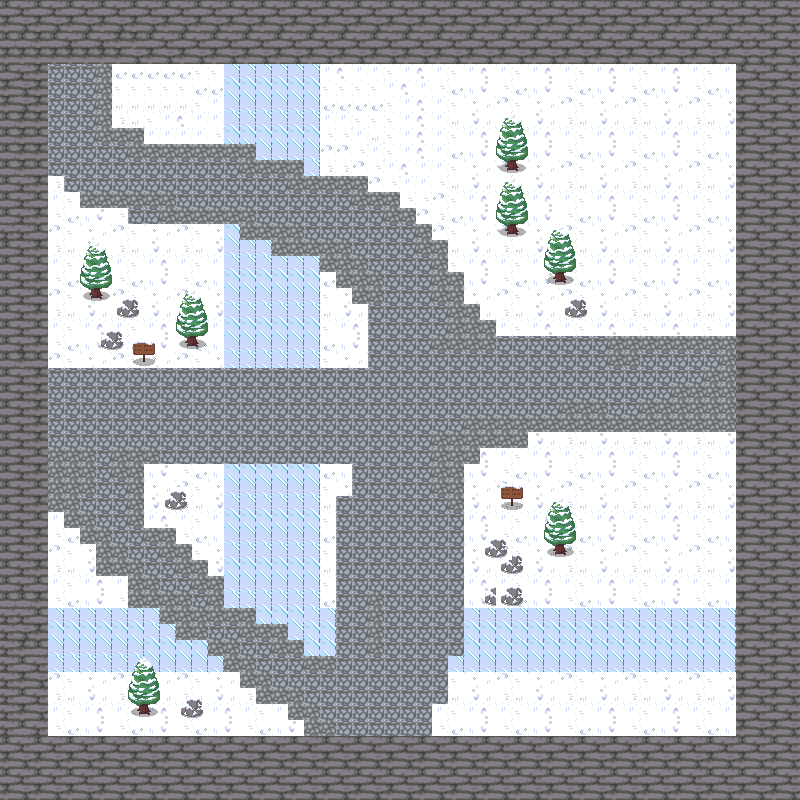

A 2D game scene composited from a Tiled map and its tileset images. What follows is a short description and the map's XML, with each tile layer's data collapsed to a summary:
An orthogonal 50x50 tile map with 16x16 px tiles, 5 tile layers (background, walls, water, path, ...) and 24 objects (20x collision, player).

<map version="1.9" tiledversion="1.9.1" orientation="orthogonal" renderorder="right-down" width="50" height="50" tilewidth="16" tileheight="16" infinite="0" nextlayerid="7" nextobjectid="32">
 <tileset firstgid="1" source="nature.tsx" />
 <layer id="1" name="background" width="50" height="50">
  <data>[2500 cells, 2500 non-empty, 16 distinct tile ids]</data>
 </layer>
 <layer id="2" name="walls" width="50" height="50">
  <data>[2500 cells, 694 non-empty, 4 distinct tile ids]</data>
 </layer>
 <layer id="3" name="water" width="50" height="50">
  <data>[2500 cells, 376 non-empty, 3 distinct tile ids]</data>
 </layer>
 <layer id="4" name="path" width="50" height="50">
  <data>[2500 cells, 690 non-empty, 3 distinct tile ids]</data>
 </layer>
 <objectgroup id="5" name="Objects">
  <object id="1" name="player" x="408.789" y="408.789">
   <point />
  </object>
  <object id="2" x="414.921" y="384.262">
   <point />
  </object>
  <object id="3" x="339.295" y="255.493">
   <point />
  </object>
  <object id="4" x="762.391" y="-81.7578">
   <point />
  </object>
  <object id="7" name="collision" x="6.13183" y="-12.2637" width="791.007" height="69.4941" />
  <object id="8" name="collision" x="-2.04394" y="-10.2197" width="42.9228" height="813.49" />
  <object id="9" name="collision" x="0" y="735.82" width="827.798" height="71.5381" />
  <object id="11" name="collision" x="739.908" y="-20.4394" width="57.2305" height="758.304" />
  <object id="14" name="collision" x="218" y="54" width="98" height="86" />
  <object id="17" name="collision" x="253" y="140" width="64" height="17" />
  <object id="18" name="collision" x="304" y="159" width="18" height="15" />
  <object id="19" name="collision" x="224" y="226" width="14" height="12" />
  <object id="20" name="collision" x="225" y="241" width="46" height="14" />
  <object id="21" name="collision" x="224" y="257" width="96" height="109" />
  <object id="22" name="collision" x="223" y="463" width="94" height="145" />
  <object id="23" name="collision" x="257" y="609" width="77" height="16" />
  <object id="24" name="collision" x="290" y="625" width="45" height="14" />
  <object id="25" name="collision" x="304" y="643" width="30" height="11" />
  <object id="26" name="collision" x="48" y="609" width="111" height="60" />
  <object id="27" name="collision" x="159" y="623" width="17" height="46" />
  <object id="28" name="collision" x="178" y="641" width="28" height="30" />
  <object id="29" name="collision" x="210" y="657" width="11" height="13" />
  <object id="30" name="collision" x="465" y="608" width="270" height="63" />
  <object id="31" name="collision" x="448" y="657" width="17" height="16" />
 </objectgroup>
 <layer id="6" name="decorations" width="50" height="50">
  <data>[2500 cells, 98 non-empty, 17 distinct tile ids]</data>
 </layer>
</map>
